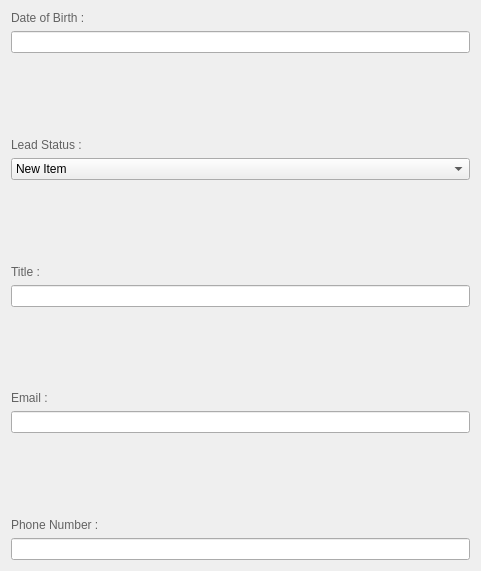
            <widget class="QWidget" name="layoutWidget_8">
             <property name="geometry">
              <rect>
               <x>670</x>
               <y>370</y>
               <width>481</width>
               <height>571</height>
              </rect>
             </property>
             <layout class="QVBoxLayout" name="verticalLayout_13">
              <item>
               <widget class="QLabel" name="DateOfBirthLabel_2">
                <property name="sizePolicy">
                 <sizepolicy hsizetype="Expanding" vsizetype="Fixed">
                  <horstretch>0</horstretch>
                  <verstretch>0</verstretch>
                 </sizepolicy>
                </property>
                <property name="styleSheet">
                 <string notr="true">color: rgb(98, 98, 98);</string>
                </property>
                <property name="text">
                 <string>Date of Birth :</string>
                </property>
               </widget>
              </item>
              <item>
               <widget class="QLineEdit" name="DateOfBIrth_2">
                <property name="minimumSize">
                 <size>
                  <width>0</width>
                  <height>0</height>
                 </size>
                </property>
                <property name="maximumSize">
                 <size>
                  <width>16777215</width>
                  <height>300</height>
                 </size>
                </property>
               </widget>
              </item>
              <item>
               <spacer name="verticalSpacer_24">
                <property name="orientation">
                 <enum>Qt::Orientation::Vertical</enum>
                </property>
                <property name="sizeType">
                 <enum>QSizePolicy::Policy::Expanding</enum>
                </property>
                <property name="sizeHint" stdset="0">
                 <size>
                  <width>10</width>
                  <height>20</height>
                 </size>
                </property>
               </spacer>
              </item>
              <item>
               <widget class="QLabel" name="LeadStatusLabel_2">
                <property name="sizePolicy">
                 <sizepolicy hsizetype="Expanding" vsizetype="Fixed">
                  <horstretch>0</horstretch>
                  <verstretch>0</verstretch>
                 </sizepolicy>
                </property>
                <property name="styleSheet">
                 <string notr="true">color: rgb(98, 98, 98);</string>
                </property>
                <property name="text">
                 <string>Lead Status :</string>
                </property>
               </widget>
              </item>
              <item>
               <widget class="QComboBox" name="LeadStatus_2">
                <property name="sizePolicy">
                 <sizepolicy hsizetype="Expanding" vsizetype="Fixed">
                  <horstretch>0</horstretch>
                  <verstretch>0</verstretch>
                 </sizepolicy>
                </property>
                <property name="maximumSize">
                 <size>
                  <width>16777215</width>
                  <height>150</height>
                 </size>
                </property>
                <item>
                 <property name="text">
                  <string>New Item</string>
                 </property>
                </item>
                <item>
                 <property name="text">
                  <string>New Item</string>
                 </property>
                </item>
                <item>
                 <property name="text">
                  <string>New Item</string>
                 </property>
                </item>
                <item>
                 <property name="text">
                  <string>New Item</string>
                 </property>
                </item>
               </widget>
              </item>
              <item>
               <spacer name="verticalSpacer_25">
                <property name="orientation">
                 <enum>Qt::Orientation::Vertical</enum>
                </property>
                <property name="sizeType">
                 <enum>QSizePolicy::Policy::Expanding</enum>
                </property>
                <property name="sizeHint" stdset="0">
                 <size>
                  <width>10</width>
                  <height>20</height>
                 </size>
                </property>
               </spacer>
              </item>
              <item>
               <widget class="QLabel" name="TitleLabel_2">
                <property name="sizePolicy">
                 <sizepolicy hsizetype="Expanding" vsizetype="Fixed">
                  <horstretch>0</horstretch>
                  <verstretch>0</verstretch>
                 </sizepolicy>
                </property>
                <property name="styleSheet">
                 <string notr="true">color: rgb(98, 98, 98);</string>
                </property>
                <property name="text">
                 <string>Title :</string>
                </property>
               </widget>
              </item>
              <item>
               <widget class="QLineEdit" name="Title_2">
                <property name="maximumSize">
                 <size>
                  <width>16777215</width>
                  <height>300</height>
                 </size>
                </property>
               </widget>
              </item>
              <item>
               <spacer name="verticalSpacer_26">
                <property name="orientation">
                 <enum>Qt::Orientation::Vertical</enum>
                </property>
                <property name="sizeType">
                 <enum>QSizePolicy::Policy::Expanding</enum>
                </property>
                <property name="sizeHint" stdset="0">
                 <size>
                  <width>10</width>
                  <height>20</height>
                 </size>
                </property>
               </spacer>
              </item>
              <item>
               <widget class="QLabel" name="MiddleNameLabel_4">
                <property name="sizePolicy">
                 <sizepolicy hsizetype="Expanding" vsizetype="Fixed">
                  <horstretch>0</horstretch>
                  <verstretch>0</verstretch>
                 </sizepolicy>
                </property>
                <property name="styleSheet">
                 <string notr="true">color: rgb(98, 98, 98);</string>
                </property>
                <property name="text">
                 <string>Email :</string>
                </property>
               </widget>
              </item>
              <item>
               <widget class="QLineEdit" name="Email_2">
                <property name="maximumSize">
                 <size>
                  <width>16777215</width>
                  <height>300</height>
                 </size>
                </property>
               </widget>
              </item>
              <item>
               <spacer name="verticalSpacer_27">
                <property name="orientation">
                 <enum>Qt::Orientation::Vertical</enum>
                </property>
                <property name="sizeType">
                 <enum>QSizePolicy::Policy::Expanding</enum>
                </property>
                <property name="sizeHint" stdset="0">
                 <size>
                  <width>10</width>
                  <height>20</height>
                 </size>
                </property>
               </spacer>
              </item>
              <item>
               <widget class="QLabel" name="SuffixLabel_4">
                <property name="sizePolicy">
                 <sizepolicy hsizetype="Expanding" vsizetype="Fixed">
                  <horstretch>0</horstretch>
                  <verstretch>0</verstretch>
                 </sizepolicy>
                </property>
                <property name="styleSheet">
                 <string notr="true">color: rgb(98, 98, 98);</string>
                </property>
                <property name="text">
                 <string>Phone Number :</string>
                </property>
               </widget>
              </item>
              <item>
               <widget class="QLineEdit" name="Suffix_4">
                <property name="maximumSize">
                 <size>
                  <width>16777215</width>
                  <height>300</height>
                 </size>
                </property>
               </widget>
              </item>
             </layout>
            </widget>
